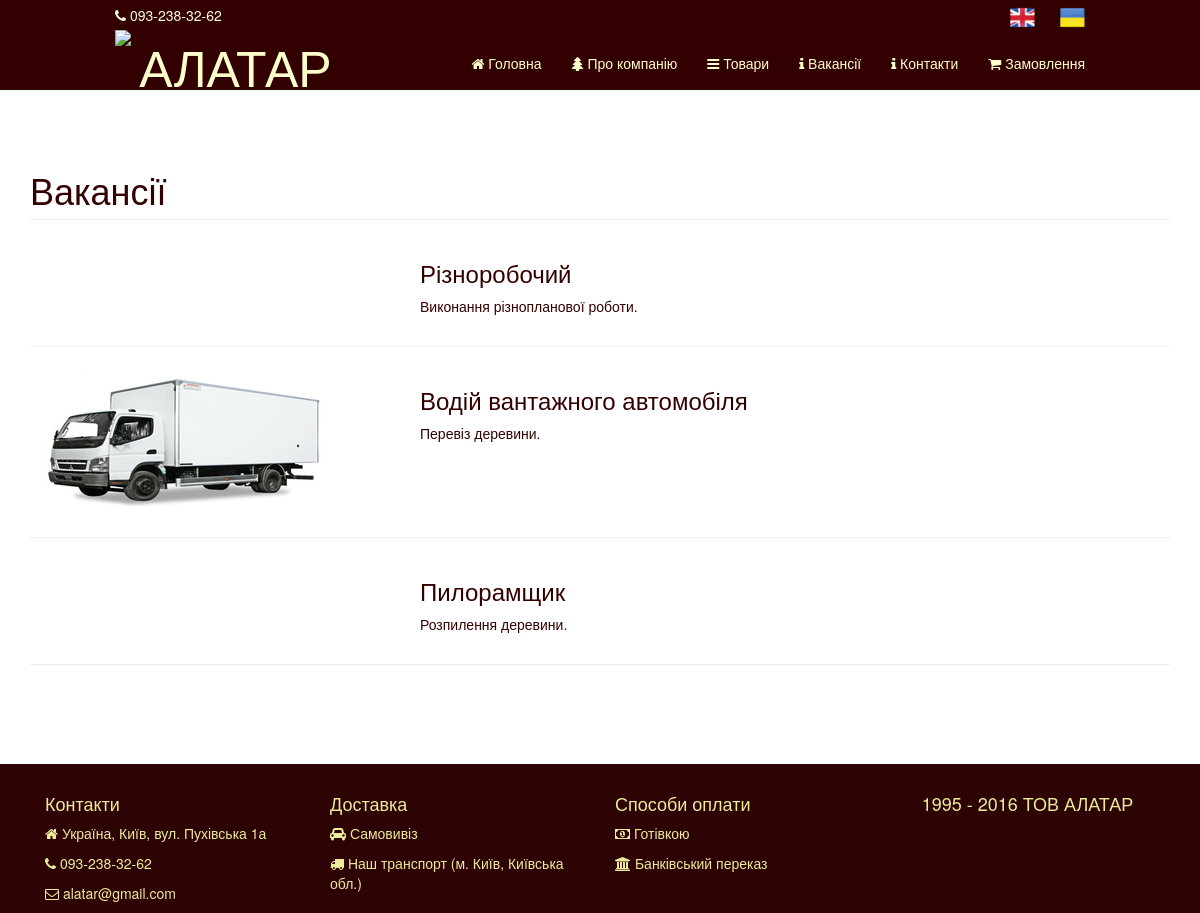
The page /vacancy on the database its author committed.
### tables this page shows
CREATE TABLE IF NOT EXISTS `vacancies_ukr` (
  `id` int(11) NOT NULL AUTO_INCREMENT,
  `caption` varchar(200) NOT NULL,
  `info` varchar(500) DEFAULT NULL,
  `image` varchar(50) DEFAULT NULL,
  PRIMARY KEY (`id`)
);

### index.php (called while the page is built)
<?php
require_once 'core.php';

### Recordset.php (called while the page is built, shortened)
<?php
INCLUDE '/DB.php';
class Recordset {
    private $database;
    private $dbh;
    public function __construct(){
        $this->database = DB::get();
    }
    public function connect(){
        $this->dbh = $this->database->connect();
    }
    public function SQL(){
        $args = func_get_args();
        $query = $args[0];
        $argsCount = count($args);
        if($argsCount > 1){
            if(is_array($args[1])){
                $this->sth = $this->dbh->prepare($query);
                $this->sth->execute($args[1]);
            }
            else{
                array_shift($args);
                $this->sth = $this->dbh->prepare($query);
                $this->sth->execute($args);
            }
        }
        else{
            $this->sth = $this->dbh->query($query);
        }
    }
}
?>

### DB.php (called while the page is built, shortened)
<?php
class DB{
    private static $instance;
    private $host = "localhost";
    private $dbname = "AlatarDB";
    private $user = "root";
    private $pass = "";
    public static function get(){
        if (self::$instance === null){
            self::$instance = new DB();
        }
        return self::$instance;
    }
    public function connect(){
        try{
            $this->dbh = new PDO("mysql:host=".$this->host.";dbname=".$this->dbname, $this->user, $this->pass);
            return $this->dbh;
        } catch(PDOException $e){
            $this->connected = false;
            echo $e->getMessage();
        }
    }
}
?>

### views/vacancy_view.php (the view)
<div class="container" style="margin-top: 40px;">
    <div class="page">
    <div class="row">
            <div class="col-lg-12">
                <h1 class="page-header"><?=Page::$local_const['static']['vacancy']?></h1>
            </div>
    </div>
    <?foreach($this->data as $row){?>
        <div class="row">
            <div class="col-md-4">
                <img class="img-responsive " src="/images/<?=$row['image']?>" alt="">
            </div>
            <div class="col-md-5">
                <h3><?=$row['caption']?></h3>
                <p><?=$row['info']?></p>
            </div>
        </div>
        <hr>
        <?}?>

### css/modern-business.css (style rules this page uses)
html, body { height: 100%; }
body { padding-top: 90px; }

### css/site.css (style rules this page uses)
body:first-line { content: ''; }
body { background-color: #ffffff; color: #330000; }

### views/footer.php (style rules this page uses)
html { position: relative; }
.page { display: table-row; height: 100%; }
.container { position: relative; display: table; height: 85%; }

### rows shown on the page
vacancies_ukr: caption "Різноробочий", info "Виконання різнопланової роботи."
vacancies_ukr: image (picture), caption "Водій вантажного автомобіля", info "Перевіз деревини."
vacancies_ukr: caption "Пилорамщик", info "Розпилення деревини."

### other values the page prints
Page::$local_const['static']['Alatar'] "АЛАТАР"
Page::$local_const['static']['main_page'] "Головна"
Page::$local_const['static']['about'] "Про компанію"
Page::$local_const['static']['products'] "Товари"
Page::$local_const['static']['vacancy'] "Вакансії"
Page::$local_const['static']['contacts'] "Контакти"
Page::$local_const['static']['order'] "Замовлення"
Page::$local_const['static']['adress'] "Україна, Київ, вул. Пухівська 1а"
Page::$local_const['static']['delivery'] "Доставка"
Page::$local_const['static']['self_delivery'] "Самовивіз"
Page::$local_const['static']['our_transport'] "Наш транспорт (м. Київ, Київська обл.)"
Page::$local_const['static']['payment'] "Способи оплати"
Page::$local_const['static']['cash_payment'] "Готівкою"
Page::$local_const['static']['bank_payment'] "Банківський переказ"
Page::$local_const['static']['Alatar_footer'] "1995 - 2016 ТОВ АЛАТАР"
